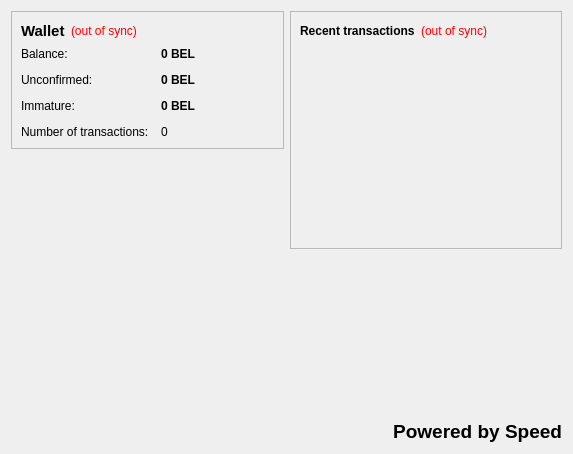
<?xml version="1.0" encoding="UTF-8"?>
<ui version="4.0">
 <class>OverviewPage</class>
 <widget class="QWidget" name="OverviewPage">
  <property name="geometry">
   <rect>
    <x>0</x>
    <y>0</y>
    <width>573</width>
    <height>454</height>
   </rect>
  </property>
  <property name="windowTitle">
   <string>Form</string>
  </property>
  <property name="styleSheet">
   <string notr="true"/>
  </property>
  <layout class="QHBoxLayout" name="horizontalLayout" stretch="1,1">
   <item>
    <layout class="QVBoxLayout" name="verticalLayout_2">
     <item>
      <widget class="QFrame" name="frame">
       <property name="frameShape">
        <enum>QFrame::StyledPanel</enum>
       </property>
       <property name="frameShadow">
        <enum>QFrame::Raised</enum>
       </property>
       <layout class="QVBoxLayout" name="verticalLayout_4">
        <item>
         <layout class="QHBoxLayout" name="horizontalLayout_4">
          <item>
           <widget class="QLabel" name="label_5">
            <property name="font">
             <font>
              <pointsize>11</pointsize>
              <weight>75</weight>
              <bold>true</bold>
             </font>
            </property>
            <property name="text">
             <string>Wallet</string>
            </property>
           </widget>
          </item>
          <item>
           <widget class="QLabel" name="labelWalletStatus">
            <property name="toolTip">
             <string>The displayed information may be out of date. Your wallet automatically synchronizes with the CageCoin network after a connection is established, but this process has not completed yet.</string>
            </property>
            <property name="styleSheet">
             <string notr="true">QLabel { color: red; }</string>
            </property>
            <property name="text">
             <string notr="true">(out of sync)</string>
            </property>
            <property name="alignment">
             <set>Qt::AlignLeading|Qt::AlignLeft|Qt::AlignVCenter</set>
            </property>
           </widget>
          </item>
          <item>
           <spacer name="horizontalSpacer_2">
            <property name="orientation">
             <enum>Qt::Horizontal</enum>
            </property>
            <property name="sizeHint" stdset="0">
             <size>
              <width>40</width>
              <height>20</height>
             </size>
            </property>
           </spacer>
          </item>
         </layout>
        </item>
        <item>
         <layout class="QFormLayout" name="formLayout_2">
          <property name="fieldGrowthPolicy">
           <enum>QFormLayout::AllNonFixedFieldsGrow</enum>
          </property>
          <property name="horizontalSpacing">
           <number>12</number>
          </property>
          <property name="verticalSpacing">
           <number>12</number>
          </property>
          <item row="0" column="0">
           <widget class="QLabel" name="label">
            <property name="text">
             <string>Balance:</string>
            </property>
           </widget>
          </item>
          <item row="0" column="1">
           <widget class="QLabel" name="labelBalance">
            <property name="font">
             <font>
              <weight>75</weight>
              <bold>true</bold>
             </font>
            </property>
            <property name="cursor">
             <cursorShape>IBeamCursor</cursorShape>
            </property>
            <property name="toolTip">
             <string>Your current balance</string>
            </property>
            <property name="text">
             <string notr="true">0 BEL</string>
            </property>
            <property name="textInteractionFlags">
             <set>Qt::LinksAccessibleByMouse|Qt::TextSelectableByKeyboard|Qt::TextSelectableByMouse</set>
            </property>
           </widget>
          </item>
          <item row="1" column="0">
           <widget class="QLabel" name="label_3">
            <property name="text">
             <string>Unconfirmed:</string>
            </property>
           </widget>
          </item>
          <item row="1" column="1">
           <widget class="QLabel" name="labelUnconfirmed">
            <property name="font">
             <font>
              <weight>75</weight>
              <bold>true</bold>
             </font>
            </property>
            <property name="cursor">
             <cursorShape>IBeamCursor</cursorShape>
            </property>
            <property name="toolTip">
             <string>Total of transactions that have yet to be confirmed, and do not yet count toward the current balance</string>
            </property>
            <property name="text">
             <string notr="true">0 BEL</string>
            </property>
            <property name="textInteractionFlags">
             <set>Qt::LinksAccessibleByMouse|Qt::TextSelectableByKeyboard|Qt::TextSelectableByMouse</set>
            </property>
           </widget>
          </item>
          <item row="3" column="0">
           <widget class="QLabel" name="label_2">
            <property name="text">
             <string>Number of transactions:</string>
            </property>
           </widget>
          </item>
          <item row="3" column="1">
           <widget class="QLabel" name="labelNumTransactions">
            <property name="toolTip">
             <string>Total number of transactions in wallet</string>
            </property>
            <property name="text">
             <string notr="true">0</string>
            </property>
           </widget>
          </item>
          <item row="2" column="0">
           <widget class="QLabel" name="labelImmatureText">
            <property name="text">
             <string>Immature:</string>
            </property>
           </widget>
          </item>
          <item row="2" column="1">
           <widget class="QLabel" name="labelImmature">
            <property name="font">
             <font>
              <weight>75</weight>
              <bold>true</bold>
             </font>
            </property>
            <property name="toolTip">
             <string>Mined balance that has not yet matured</string>
            </property>
            <property name="text">
             <string notr="true">0 BEL</string>
            </property>
            <property name="textInteractionFlags">
             <set>Qt::LinksAccessibleByMouse|Qt::TextSelectableByKeyboard|Qt::TextSelectableByMouse</set>
            </property>
           </widget>
          </item>
         </layout>
        </item>
       </layout>
      </widget>
     </item>
     <item>
      <spacer name="verticalSpacer">
       <property name="orientation">
        <enum>Qt::Vertical</enum>
       </property>
       <property name="sizeHint" stdset="0">
        <size>
         <width>20</width>
         <height>40</height>
        </size>
       </property>
      </spacer>
     </item>
     <item>
      <widget class="QLabel" name="label_wallet_bgcoin">
       <property name="minimumSize">
        <size>
         <width>256</width>
         <height>256</height>
        </size>
       </property>
       <property name="text">
        <string/>
       </property>
       <property name="pixmap">
        <pixmap resource="../bitcoin.qrc">:/images/wallet_bgcoin</pixmap>
       </property>
       <property name="scaledContents">
        <bool>false</bool>
       </property>
       <property name="alignment">
        <set>Qt::AlignCenter</set>
       </property>
       <property name="margin">
        <number>0</number>
       </property>
       <property name="indent">
        <number>0</number>
       </property>
      </widget>
     </item>
     <item>
      <widget class="QLabel" name="label_6">
       <property name="text">
        <string/>
       </property>
      </widget>
     </item>
    </layout>
   </item>
   <item>
    <layout class="QVBoxLayout" name="verticalLayout_3">
     <item>
      <widget class="QFrame" name="frame_2">
       <property name="styleSheet">
        <string notr="true"/>
       </property>
       <property name="frameShape">
        <enum>QFrame::StyledPanel</enum>
       </property>
       <property name="frameShadow">
        <enum>QFrame::Raised</enum>
       </property>
       <layout class="QVBoxLayout" name="verticalLayout">
        <item>
         <layout class="QHBoxLayout" name="horizontalLayout_2">
          <item>
           <widget class="QLabel" name="label_4">
            <property name="text">
             <string>&lt;b&gt;Recent transactions&lt;/b&gt;</string>
            </property>
           </widget>
          </item>
          <item>
           <widget class="QLabel" name="labelTransactionsStatus">
            <property name="toolTip">
             <string>The displayed information may be out of date. Your wallet automatically synchronizes with the CageCoin network after a connection is established, but this process has not completed yet.</string>
            </property>
            <property name="styleSheet">
             <string notr="true">QLabel { color: red; }</string>
            </property>
            <property name="text">
             <string notr="true">(out of sync)</string>
            </property>
            <property name="alignment">
             <set>Qt::AlignRight|Qt::AlignTrailing|Qt::AlignVCenter</set>
            </property>
           </widget>
          </item>
          <item>
           <spacer name="horizontalSpacer">
            <property name="orientation">
             <enum>Qt::Horizontal</enum>
            </property>
            <property name="sizeHint" stdset="0">
             <size>
              <width>40</width>
              <height>20</height>
             </size>
            </property>
           </spacer>
          </item>
         </layout>
        </item>
        <item>
         <widget class="QListView" name="listTransactions">
          <property name="styleSheet">
           <string notr="true">QListView { background: transparent; }</string>
          </property>
          <property name="frameShape">
           <enum>QFrame::NoFrame</enum>
          </property>
          <property name="verticalScrollBarPolicy">
           <enum>Qt::ScrollBarAlwaysOff</enum>
          </property>
          <property name="horizontalScrollBarPolicy">
           <enum>Qt::ScrollBarAlwaysOff</enum>
          </property>
          <property name="selectionMode">
           <enum>QAbstractItemView::NoSelection</enum>
          </property>
         </widget>
        </item>
       </layout>
      </widget>
     </item>
     <item>
      <spacer name="verticalSpacer_2">
       <property name="orientation">
        <enum>Qt::Vertical</enum>
       </property>
       <property name="sizeHint" stdset="0">
        <size>
         <width>20</width>
         <height>40</height>
        </size>
       </property>
      </spacer>
     </item>
     <item>
      <widget class="QLabel" name="label_7">
       <property name="font">
        <font>
         <pointsize>14</pointsize>
         <weight>75</weight>
         <bold>true</bold>
        </font>
       </property>
       <property name="text">
        <string>Powered by Speed</string>
       </property>
       <property name="alignment">
        <set>Qt::AlignRight|Qt::AlignTrailing|Qt::AlignVCenter</set>
       </property>
      </widget>
     </item>
    </layout>
   </item>
  </layout>
 </widget>
 <resources>
  <include location="../bitcoin.qrc"/>
 </resources>
 <connections/>
</ui>
